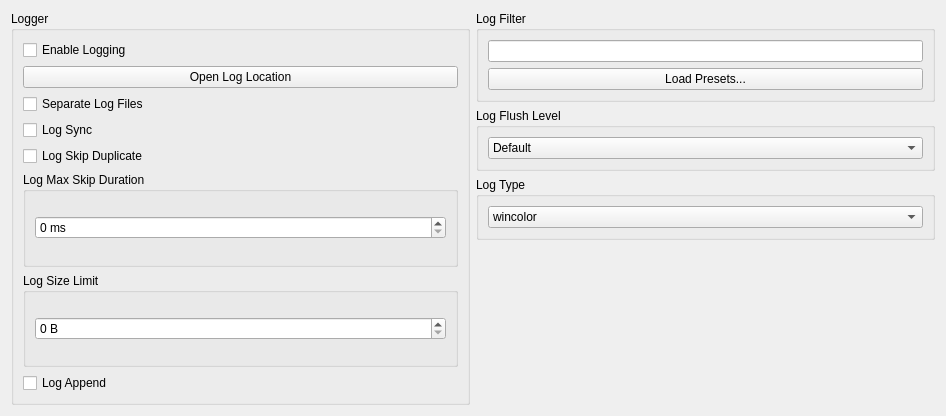
      <widget class="QWidget" name="logTabContents">
       <property name="geometry">
        <rect>
         <x>0</x>
         <y>0</y>
         <width>946</width>
         <height>416</height>
        </rect>
       </property>
       <property name="sizePolicy">
        <sizepolicy hsizetype="Preferred" vsizetype="Fixed">
         <horstretch>0</horstretch>
         <verstretch>0</verstretch>
        </sizepolicy>
       </property>
       <layout class="QVBoxLayout" name="logTabVLayout" stretch="0">
        <item>
         <layout class="QHBoxLayout" name="horizontalLayout_log">
          <property name="leftMargin">
           <number>0</number>
          </property>
          <property name="topMargin">
           <number>0</number>
          </property>
          <item>
           <layout class="QVBoxLayout" name="loggerTabLayoutRight">
            <item>
             <widget class="QGroupBox" name="loggerGroupBox">
              <property name="sizePolicy">
               <sizepolicy hsizetype="Expanding" vsizetype="Preferred">
                <horstretch>0</horstretch>
                <verstretch>0</verstretch>
               </sizepolicy>
              </property>
              <property name="title">
               <string>Logger</string>
              </property>
              <layout class="QVBoxLayout" name="loggerLayout">
               <item>
                <widget class="QCheckBox" name="enableLoggingCheckBox">
                 <property name="text">
                  <string>Enable Logging</string>
                 </property>
                </widget>
               </item>
               <item>
                <widget class="QPushButton" name="logOpenLocationButton">
                 <property name="text">
                  <string>Open Log Location</string>
                 </property>
                </widget>
               </item>
               <item>
                <widget class="QCheckBox" name="separateLogFilesCheckbox">
                 <property name="text">
                  <string>Separate Log Files</string>
                 </property>
                </widget>
               </item>
               <item>
                <widget class="QCheckBox" name="logSyncCheckBox">
                 <property name="text">
                  <string>Log Sync</string>
                 </property>
                </widget>
               </item>
               <item>
                <widget class="QCheckBox" name="logSkipDuplicateCheckBox">
                 <property name="text">
                  <string>Log Skip Duplicate</string>
                 </property>
                </widget>
               </item>
               <item>
                <widget class="QGroupBox" name="logMaxSkipDurationGroupBox">
                 <property name="title">
                  <string>Log Max Skip Duration</string>
                 </property>
                 <layout class="QVBoxLayout" name="verticalLayout_16">
                  <item>
                   <widget class="QSpinBox" name="logMaxSkipDurationLineEdit">
                    <property name="suffix">
                     <string> ms</string>
                    </property>
                    <property name="maximum">
                     <number>9999999</number>
                    </property>
                   </widget>
                  </item>
                 </layout>
                </widget>
               </item>
               <item>
                <widget class="QGroupBox" name="logSizeLimitGroupBox">
                 <property name="title">
                  <string>Log Size Limit</string>
                 </property>
                 <layout class="QVBoxLayout" name="verticalLayout_19">
                  <item>
                   <widget class="QSpinBox" name="logSizeLimitLineEdit">
                    <property name="suffix">
                     <string> B</string>
                    </property>
                    <property name="maximum">
                     <number>999999999</number>
                    </property>
                   </widget>
                  </item>
                 </layout>
                </widget>
               </item>
               <item>
                <widget class="QCheckBox" name="logAppendCheckBox">
                 <property name="text">
                  <string>Log Append</string>
                 </property>
                </widget>
               </item>
              </layout>
             </widget>
            </item>
           </layout>
          </item>
          <item>
           <layout class="QVBoxLayout" name="vLayoutLogFilter">
            <property name="spacing">
             <number>6</number>
            </property>
            <property name="leftMargin">
             <number>0</number>
            </property>
            <item>
             <layout class="QHBoxLayout" name="hLayoutLogFilter">
              <item>
               <widget class="QGroupBox" name="logFilter">
                <property name="title">
                 <string>Log Filter</string>
                </property>
                <layout class="QVBoxLayout" name="logFilterLayout">
                 <item>
                  <widget class="QLineEdit" name="logFilterLineEdit">
                   <property name="clearButtonEnabled">
                    <bool>true</bool>
                   </property>
                  </widget>
                 </item>
                 <item>
                  <widget class="QPushButton" name="logPresetsButton">
                   <property name="text">
                    <string>Load Presets...</string>
                   </property>
                  </widget>
                 </item>
                </layout>
               </widget>
              </item>
             </layout>
            </item>
            <item>
             <widget class="QGroupBox" name="logFlushLevelGroupBox">
              <property name="sizePolicy">
               <sizepolicy hsizetype="Expanding" vsizetype="Preferred">
                <horstretch>0</horstretch>
                <verstretch>0</verstretch>
               </sizepolicy>
              </property>
              <property name="title">
               <string>Log Flush Level</string>
              </property>
              <layout class="QVBoxLayout" name="logFlushLevelBoxLayout">
               <item>
                <widget class="QComboBox" name="logFlushLevelComboBox">
                 <item>
                  <property name="text">
                   <string>Default</string>
                  </property>
                 </item>
                 <item>
                  <property name="text">
                   <string notr="true">Trace</string>
                  </property>
                 </item>
                 <item>
                  <property name="text">
                   <string notr="true">Debug</string>
                  </property>
                 </item>
                 <item>
                  <property name="text">
                   <string notr="true">Info</string>
                  </property>
                 </item>
                 <item>
                  <property name="text">
                   <string notr="true">Warning</string>
                  </property>
                 </item>
                 <item>
                  <property name="text">
                   <string notr="true">Error</string>
                  </property>
                 </item>
                 <item>
                  <property name="text">
                   <string notr="true">Critical</string>
                  </property>
                 </item>
                 <item>
                  <property name="text">
                   <string notr="true">Off</string>
                  </property>
                 </item>
                </widget>
               </item>
              </layout>
             </widget>
            </item>
            <item>
             <widget class="QGroupBox" name="logTypeGroupBox">
              <property name="sizePolicy">
               <sizepolicy hsizetype="Expanding" vsizetype="Preferred">
                <horstretch>0</horstretch>
                <verstretch>0</verstretch>
               </sizepolicy>
              </property>
              <property name="maximumSize">
               <size>
                <width>16777215</width>
                <height>16777215</height>
               </size>
              </property>
              <property name="title">
               <string>Log Type</string>
              </property>
              <layout class="QVBoxLayout" name="logTypeBoxLayout">
               <item>
                <widget class="QComboBox" name="logTypeComboBox">
                 <item>
                  <property name="text">
                   <string>wincolor</string>
                  </property>
                 </item>
                 <item>
                  <property name="text">
                   <string>msvc</string>
                  </property>
                 </item>
                </widget>
               </item>
              </layout>
             </widget>
            </item>
            <item>
             <spacer name="verticalSpacer_9">
              <property name="orientation">
               <enum>Qt::Orientation::Vertical</enum>
              </property>
              <property name="sizeHint" stdset="0">
               <size>
                <width>20</width>
                <height>40</height>
               </size>
              </property>
             </spacer>
            </item>
           </layout>
          </item>
         </layout>
        </item>
       </layout>
      </widget>
